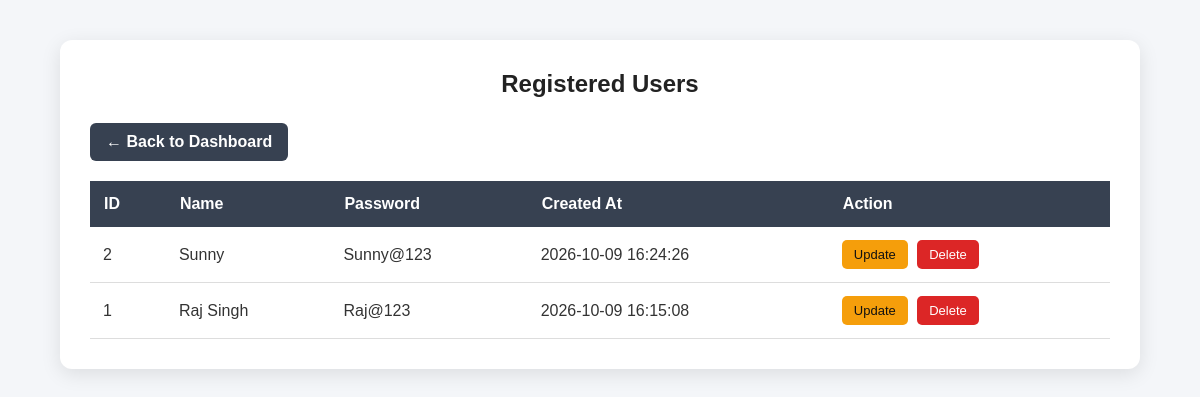
/auth/user.php (signed in), run on the app's committed database.
### tables this page shows
CREATE TABLE `users` (
  `name` varchar(100) NOT NULL,
  `id` int(100) NOT NULL,
  `password` varchar(100) NOT NULL,
  `createdAt` timestamp NOT NULL DEFAULT current_timestamp() ON UPDATE current_timestamp(),
  `role` varchar(20) NOT NULL DEFAULT 'user'
);

### auth/user.php (the view, shortened to what this page needs)
<?php
include "../config/database.php";
$sql = "SELECT * FROM users ORDER BY id DESC";
$result = mysqli_query($conn, $sql);
?>
<!DOCTYPE html>
<html>
<head>
    <link rel="stylesheet" href="../css/users.css">
</head>
<body>
<div class="users-container">
    <div class="users-box">
        <h2>Registered Users</h2>
        <a href="../index.php" class="back-btn">
            ← Back to Dashboard
        </a>
        <div class="table-container">
            <table>
                <tr>
                    <th>ID</th>
                    <th>Name</th>
                    <th>Password</th>
                    <th>Created At</th>
                    <th>Action</th>
                </tr>
                <?php while ($row = mysqli_fetch_assoc($result)) { ?>
                <tr>
                    <td>
                        <?php echo $row['id']; ?>
                    </td>
                    <td>
                        <?php echo $row['name']; ?>
                    </td>
                    <td>
                        <?php echo $row['password']; ?>
                    </td>
                    <td>
                        <?php echo $row['createdAt']; ?>
                    </td>
                    <td>
                        <a
                            href="update.php?id=<?php echo $row['id']; ?>" class="update-btn">Update</a>
                        <a
                            href="delete.php?id=<?php echo $row['id']; ?>" class="delete-btn"
                            onclick="return confirm('Are you sure you want to delete this user?');"
                        >Delete</a>
                    </td>
                </tr>
                <?php } ?>
            </table>
        </div>
    </div>
</div>
</body>
</html>

### css/users.css (style rules this page uses)
* { margin: 0; padding: 0; box-sizing: border-box; }
body { font-family: Arial, sans-serif; background: #f4f6f9; color: #333; }
.users-container { width: 90%; max-width: 1200px; margin: 40px auto; }
.users-box { background: white; padding: 30px; border-radius: 12px; box-shadow: 0 5px 20px rgba(0, 0, 0, 0.10); }
.users-box h2 { text-align: center; margin-bottom: 25px; color: #222; }
.back-btn { display: inline-block; margin-bottom: 20px; padding: 10px 16px; background: #374151; color: white; text-decoration: none; border-radius: 6px; font-weight: bold; }
.table-container { overflow-x: auto; }
table { width: 100%; border-collapse: collapse; }
th { background: #374151; color: white; padding: 14px; text-align: left; }
td { padding: 13px; border-bottom: 1px solid #ddd; }
.update-btn { display: inline-block; padding: 7px 12px; background: #f59e0b; color: #111; text-decoration: none; border-radius: 5px; font-size: 13px; margin-right: 5px; }
.delete-btn { display: inline-block; padding: 7px 12px; background: #dc2626; color: white; text-decoration: none; border-radius: 5px; font-size: 13px; }

### data on the page
users: id "2", name "Sunny", password "Sunny@123", createdAt "2026-10-09 16:24:26"
users: id "1", name "Raj Singh", password "Raj@123", createdAt "2026-10-09 16:15:08"
